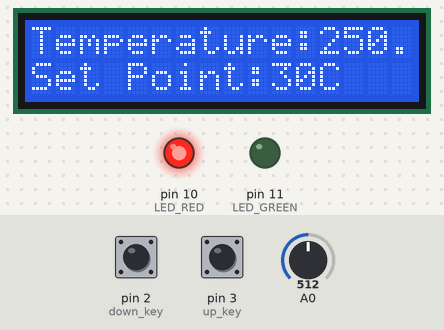
The sketch below on a simulated Arduino Uno, built with avr-gcc and run on an emulated ATmega328P. Shown: 16×2 character LCD, output pins drawn as LEDs (lit = HIGH). The test bench sets the inputs (shaded band); at power-on: A0 = 512, pin 2 (down_key) HIGH, pin 3 (up_key) HIGH.

Above: at 3.2 s.
3.3 s: A0 set to 66
At 3.7 s:
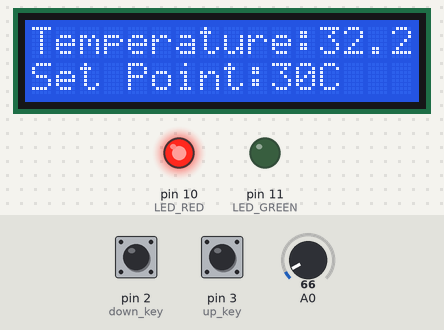
4.8 s: A0 set to 58
At 6.0 s:
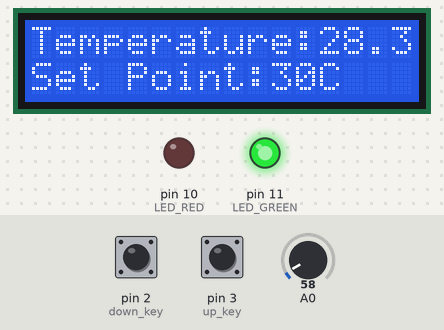
6.3 s: pin 2 (down_key) pulled LOW for 1 s
At 7.5 s:
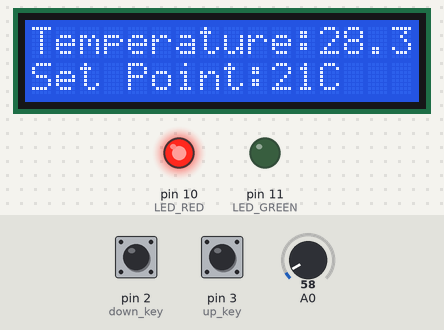
8.8 s: pin 3 (up_key) pulled LOW for 1 s
At 10.3 s:
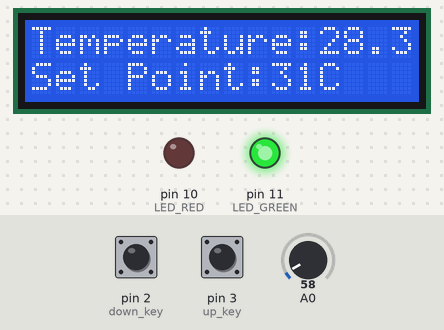
11.3 s: pin 3 (up_key) pulled LOW for 0.15 s
At 12.1 s:
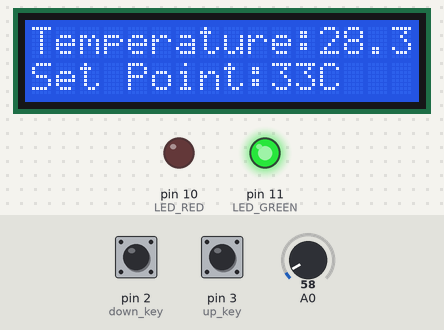
12.9 s: pin 2 (down_key) pulled LOW for 3.2 s
At 16.6 s:
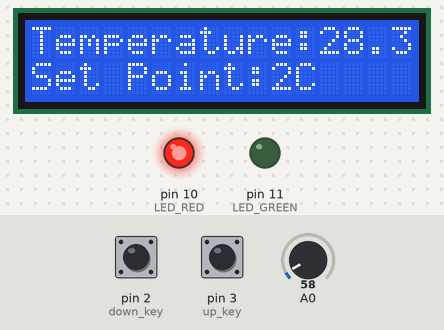
Timing chart, 0 to 18.1 s (numbered marks = the images above; inputs shaded):
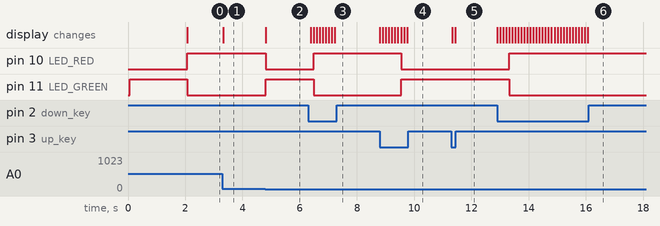

The sketch:

sketch_1.ino
```cpp
#include <LiquidCrystal.h>

LiquidCrystal lcd(9, 8, 7, 6, 5, 4);

const int LED_RED=10;
const int LED_GREEN=11;

const int up_key=3;
const int down_key=2;

int SetPoint=30;

void setup(){
  pinMode(LED_RED,OUTPUT);
  pinMode(LED_GREEN,OUTPUT);
  pinMode(up_key,INPUT);
  pinMode(down_key,INPUT);

  digitalWrite(up_key,HIGH);
  digitalWrite(down_key,HIGH);

  lcd.begin(16, 2);
  lcd.setCursor(0,1);
  lcd.print("Temp. Controller");
  digitalWrite(LED_GREEN,HIGH);
  digitalWrite(LED_RED,LOW);
  delay(2000);
}

void loop(){
  double Temperature = ((5.0/1024.0) * analogRead(A0)) * 100;

  lcd.setCursor(0,0);
  lcd.print("Temperature:");
  lcd.print(Temperature);

  if(digitalRead(down_key)==LOW)
  {
    if(SetPoint>0)
    {
      SetPoint--;
    }
  }
  if(digitalRead(up_key)==LOW)
  {
    if(SetPoint<150)
    {
      SetPoint++;
    }
  }

  lcd.setCursor(0,1);
  lcd.print("Set Point:");
  lcd.print(SetPoint);
  lcd.print("C   ");

if(Temperature > SetPoint)
{
   digitalWrite(LED_RED,HIGH);
   digitalWrite(LED_GREEN,LOW);
}
else
{
  digitalWrite(LED_GREEN,HIGH);
  digitalWrite(LED_RED,LOW);
}

  delay(100);
}
```

Measured:
- the behaviour switches between 62 and 61 on A0 (found by bisection; images 1 and 2)
- after the input at 3.3 s, the display: changes at once (image 1)
- after the input at 4.8 s, pin 10 (LED_RED): HIGH → LOW at once; pin 11 (LED_GREEN): LOW → HIGH at once; the display: changes at once (image 2)
- after the input at 6.3 s, pin 10 (LED_RED): LOW → HIGH after 0.19 s; pin 11 (LED_GREEN): HIGH → LOW after 0.19 s; the display: first changes after 0.08 s (image 3 shows a later state)
- after the input at 8.8 s, pin 10 (LED_RED): HIGH → LOW after 0.74 s; pin 11 (LED_GREEN): LOW → HIGH after 0.74 s; the display: first changes at once (image 4 shows a later state)
- after the input at 11.3 s, the display: first changes at once (image 5 shows a later state)
- after the input at 12.9 s, pin 10 (LED_RED): LOW → HIGH after 0.43 s; pin 11 (LED_GREEN): HIGH → LOW after 0.43 s; the display: first changes at once (image 6 shows a later state)
